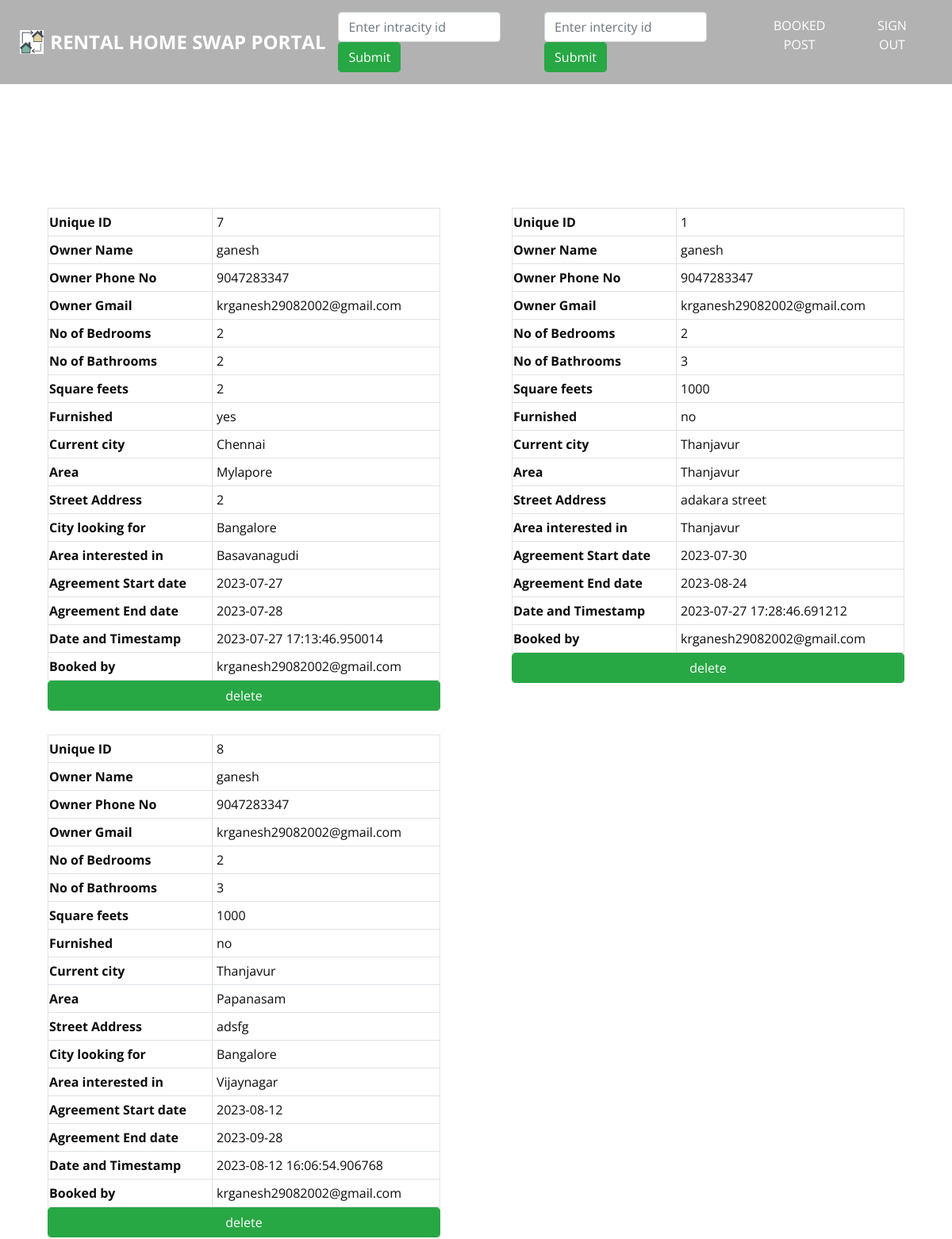
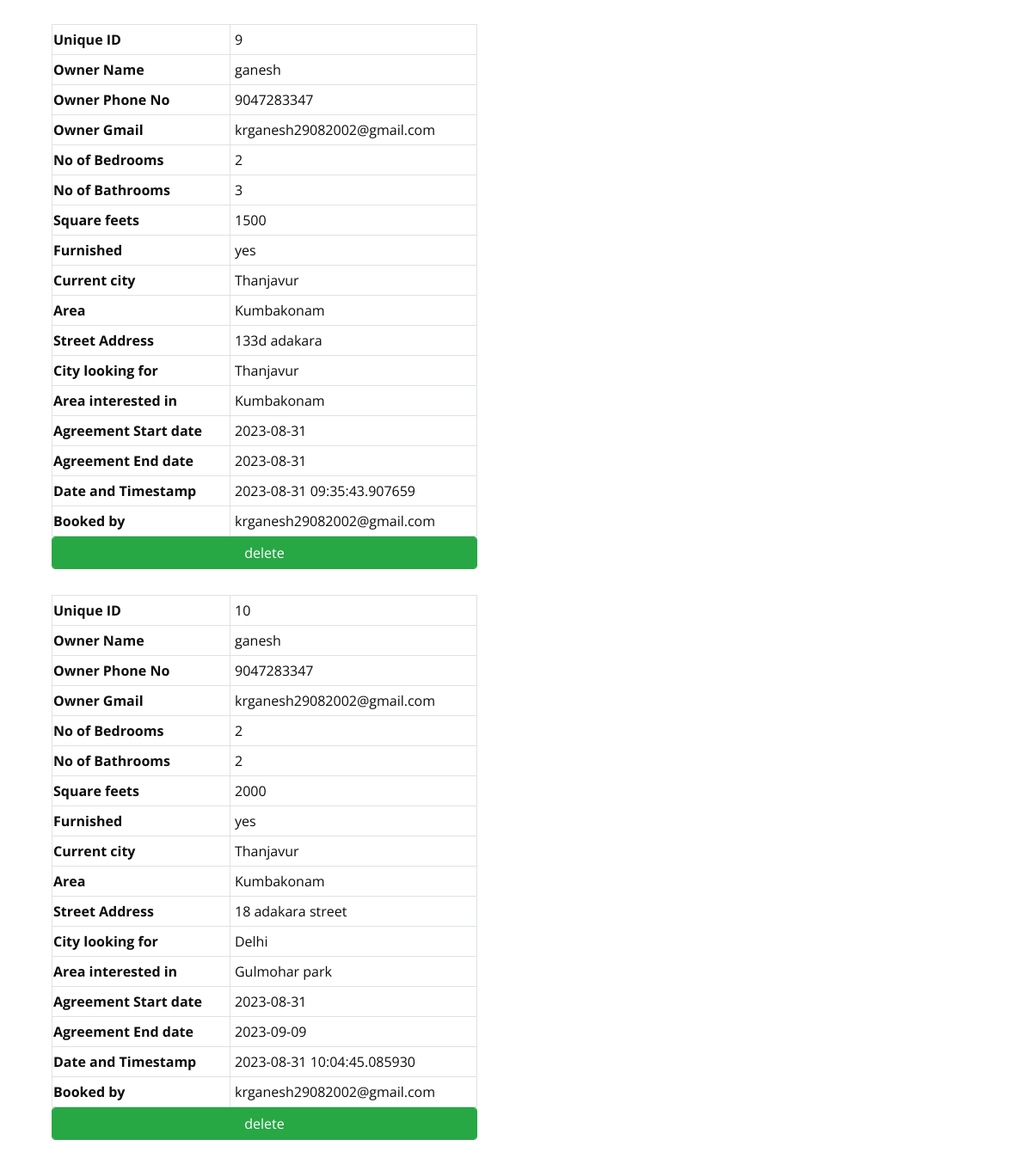
Page /bookedpost on the committed database (2 pictures, top to bottom).
### tables this page shows
CREATE TABLE intercity_book(id TEXT, name TEXT, phone TEXT, email TEXT, rooms TEXT, brooms TEXT, feets TEXT, furnished TEXT, area1 TEXT, street TEXT, ccity TEXT, lcity TEXT, area TEXT, sdate TEXT, edate TEXT, datetime TEXT, buyer TEXT);

CREATE TABLE intracity_book(id TEXT, name TEXT, phone TEXT, email TEXT, rooms TEXT, brooms TEXT, feets TEXT, furnished TEXT, area1 TEXT, street TEXT, ccity TEXT, area TEXT, sdate TEXT, edate TEXT, datetime TEXT, buyer TEXT);

### app.py (the view)
@app.route('/bookedpost')
def bookedpost():
    connection = sqlite3.connect('Database.db')
    cursor = connection.cursor()
    query = "SELECT * FROM intracity_book"
    cursor.execute(query)
    result1 = cursor.fetchall()
    heading2 = ['Unique ID', 'Owner Name', 'Owner Phone No','Owner Gmail','No of Bedrooms', 'No of Bathrooms', 'Square feets', 'Furnished','Current city', 'Area', 'Street Address', 'Area interested in', 'Agreement Start date', 'Agreement End date', 'Date and Timestamp']
    query = "SELECT * FROM intercity_book"
    cursor.execute(query)
    result2 = cursor.fetchall()
    heading1 = ['Unique ID', 'Owner Name', 'Owner Phone No','Owner Gmail','No of Bedrooms', 'No of Bathrooms', 'Square feets', 'Furnished', 'Current city', 'Area', 'Street Address', 'City looking for', 'Area interested in', 'Agreement Start date', 'Agreement End date', 'Date and Timestamp']
    return render_template('booked.html', intralen=len(result1), interlen=len(result2), heading1=heading1, result1=result1, heading2=heading2, result2=result2)

### templates/booked.html (shortened to what this page needs)
<!DOCTYPE html>
<html>
<head>
 <link rel="stylesheet" type="text/css" href="http://127.0.0.1:5000/static/css/bootstrap.css" />
 <link rel="stylesheet" type="text/css" href="https://cdnjs.cloudflare.com/ajax/libs/OwlCarousel2/2.3.4/assets/owl.carousel.min.css" />
 <link href="http://127.0.0.1:5000/static/css/font-awesome.min.css" rel="stylesheet" />
 <link href="http://127.0.0.1:5000/static/css/style.css" rel="stylesheet" />
 <link href="http://127.0.0.1:5000/static/css/responsive.css" rel="stylesheet" />
</head>
<body>
    <header class="header_section">
      <div class="container-fluid">
        <nav class="navbar navbar-expand-lg custom_nav-container ">
          <img src="http://127.0.0.1:5000/static/images/logo.jpg" width="30px" height="30px" alt=""> &nbsp;&nbsp;
          <a class="navbar-brand" href="#">
            <span>
              RENTAL HOME SWAP PORTAL
            </span>
          </a>
          <div class="collapse navbar-collapse" id="navbarSupportedContent">
            <ul class="navbar-nav ">
              <li class="nav-item">
                <form class="form-inline" action="/adminintrasearch" method="post" required>
                  <input type="number" name="query" class="form-control" placeholder="Enter intracity id" required>
                  <input type="submit" class="form-control btn-success">
                </form>
              </li>
              <li class="nav-item">
                <form class="form-inline" action="/adminintersearch" method="post" required>
                  <input type="number" name="query" class="form-control" placeholder="Enter intercity id" required>
                  <input type="submit" class="form-control btn-success">
                </form>
              </li>
              <li class="nav-item">
                <a class="nav-link" href="{{ url_for('bookedpost')}}"> Booked post </a>
              </li>
              <li class="nav-item">
                <a class="nav-link" href="{{ url_for('logout')}}"> Sign Out </a>
              </li>
            </ul>
          </div>
        </nav>
      </div>
    </header>
  <section class="page-section" id="services">
    <div class="container">
        <div id="details">
          <div class="row">
            <div class="col-sm-6">
              <h1>INTERCITY POSTS</h1>
                <hr>
                {% if interlen %}
                {% for j in range(interlen) %}
              <div id="post">
               <table class="table-bordered">
                {% for i in range(16) %}
                <tr>
                  <th>{{ heading1[i] }}</th>
                  <td>{{ result2[j][i] }}</td>
                </tr>
                {% endfor %}
                <tr>
                    <th>Booked by</th>
                   <td> {{ result2[j][16] }}</td>
                </tr>
               </table>
               {% set Id = result2[j][0] %}
               <a href="{{ url_for('editinterpost', Id=Id)}}" class="btn btn-success form-control">delete</a>
              </div>
              {% endfor %}
              {% else %}
              <div class="alert alert-info alert-dismissible">
                <a href="#" class="close" data-dismiss="alert" aria-label="close">&times;</a>
                <strong>Info!</strong> Result not found
              </div>
              {% endif %}
            </div>
            <div class="col-sm-6">
              <h1>INTRACITY POSTS</h1>
                <hr>
                {% if intralen %}
                {% for j in range(intralen) %}
                <div id="post">
                 <table class="table-bordered">
                  {% for i in range(15) %}
                  <tr>
                    <th>{{ heading2[i] }}</th>
                    <td>{{ result1[j][i] }}</td>
                  </tr>
                  {% endfor %}
                  <tr>
                    <th>Booked by</th>
                   <td> {{ result1[j][15] }}</td>
                </tr>
                 </table>
                 {% set Id = result1[j][0] %}
                 <a href="{{ url_for('editintrapost', Id=Id)}}" class="btn btn-success form-control">delete</a>
                </div>
                {% endfor %}
                {% else %}
                <div class="alert alert-info alert-dismissible">
                  <a href="#" class="close" data-dismiss="alert" aria-label="close">&times;</a>
                  <strong>Info!</strong> Result not found
                </div>
                {% endif %}
            </div>
          </div>
      </div>
    </div>
  </section>
</body>
</html>

### static/css/style.css (style rules this page uses)
body { font-family: "Open Sans", sans-serif; color: #0c0c0c; background-color: #ffffff; overflow-x: hidden; }
a, a:hover, a:focus { text-decoration: none; }
.btn, .btn:focus { outline: none !important; -webkit-box-shadow: none; box-shadow: none; }
.header_section { padding: 15px 0; }
.header_section .container-fluid { padding-right: 25px; padding-left: 25px; }
.navbar-brand span { font-weight: bold; font-size: 24px; color: #ffffff; }
.custom_nav-container { padding: 0; }
.custom_nav-container .navbar-nav { margin-left: auto; }
.custom_nav-container .navbar-nav .nav-item .nav-link { padding: 5px 20px; color: #ffffff; text-align: center; text-transform: uppercase; border-radius: 5px; -webkit-transition: all 0.3s; transition: all 0.3s; }

### static/css/responsive.css (style rules this page uses)
@media (min-width: 1200px) { .container { max-width: 1170px; } }

### templates/booked.html (style rules this page uses)
#details { margin: 5% 0; }
#post { background-color: rgba(255, 255, 255, 0.90); margin: 30px; }
section { margin-top: 5%; }
body { background-image: url('https://wallpaperaccess.com/full/1126810.jpg'); background-repeat: no-repeat; background-size: cover; background-attachment: fixed; }
header { background-color: rgba(0, 0, 0, 0.30); }
table { width: 100%; }
table td { padding: 5px; }
h1 { text-align: center; color: white; font-weight: bolder; }
hr { border:1px solid white; }

### rows in the picture
intercity_book: id "7" "ganesh" "9047283347" "krganesh29082002@gmail.com" "2" "2" "2" "yes" "Chennai" "Mylapore" "2" "Bangalore" "Basavanagudi" "2023-07-27" "2023-07-28" "2023-07-27 17:13:46.950014", buyer "krganesh29082002@gmail.com"
intercity_book: id "8" "ganesh" "9047283347" "krganesh29082002@gmail.com" "2" "3" "1000" "no" "Thanjavur" "Papanasam" "adsfg" "Bangalore" "Vijaynagar" "2023-08-12" "2023-09-28" "2023-08-12 16:06:54.906768", buyer "krganesh29082002@gmail.com"
intercity_book: id "9" "ganesh" "9047283347" "krganesh29082002@gmail.com" "2" "3" "1500" "yes" "Thanjavur" "Kumbakonam" "133d adakara" "Thanjavur" "Kumbakonam" "2023-08-31" "2023-08-31" "2023-08-31 09:35:43.907659", buyer "krganesh29082002@gmail.com"
intercity_book: id "10" "ganesh" "9047283347" "krganesh29082002@gmail.com" "2" "2" "2000" "yes" "Thanjavur" "Kumbakonam" "18 adakara street" "Delhi" "Gulmohar park" "2023-08-31" "2023-09-09" "2023-08-31 10:04:45.085930", buyer "krganesh29082002@gmail.com"
intracity_book: id "1" "ganesh" "9047283347" "krganesh29082002@gmail.com" "2" "3" "1000" "no" "Thanjavur" "Thanjavur" "adakara street" "Thanjavur" "2023-07-30" "2023-08-24" "2023-07-27 17:28:46.691212", buyer "krganesh29082002@gmail.com"

### other values in the picture
{{ heading1[i] }} "Unique ID" "Owner Name" "Owner Phone No" "Owner Gmail" "No of Bedrooms" "No of Bathrooms" "Square feets" "Furnished" "Current city" "Area" "Street Address" "City looking for" "Area interested in" "Agreement Start date" "Agreement End date" "Date and Timestamp" "Unique ID" "Owner Name" "Owner Phone No" "Owner Gmail" "No of Bedrooms" "No of Bathrooms" "Square feets" "Furnished" "Current city" "Area" "Street Address" "City looking for" "Area interested in" "Agreement Start date" "Agreement End date" "Date and Timestamp" "Unique ID" "Owner Name" "Owner Phone No" "Owner Gmail" "No of Bedrooms" "No of Bathrooms" "Square feets" "Furnished" "Current city" "Area" "Street Address" "City looking for" "Area interested in" "Agreement Start date" "Agreement End date" "Date and Timestamp" "Unique ID" "Owner Name" "Owner Phone No" "Owner Gmail" "No of Bedrooms" "No of Bathrooms" "Square feets" "Furnished" "Current city" "Area" "Street Address" "City looking for" "Area interested in" "Agreement Start date" "Agreement End date" "Date and Timestamp"
{{ heading2[i] }} "Unique ID" "Owner Name" "Owner Phone No" "Owner Gmail" "No of Bedrooms" "No of Bathrooms" "Square feets" "Furnished" "Current city" "Area" "Street Address" "Area interested in" "Agreement Start date" "Agreement End date" "Date and Timestamp"
